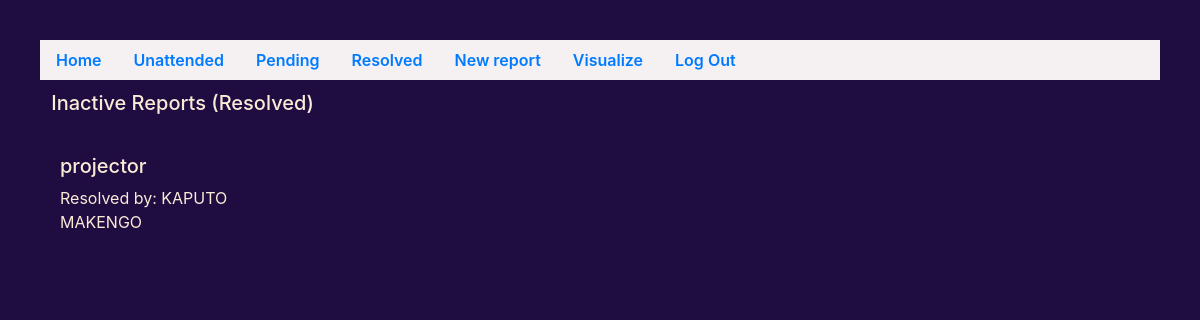
Page /inactive (signed in) on the earlier database version.
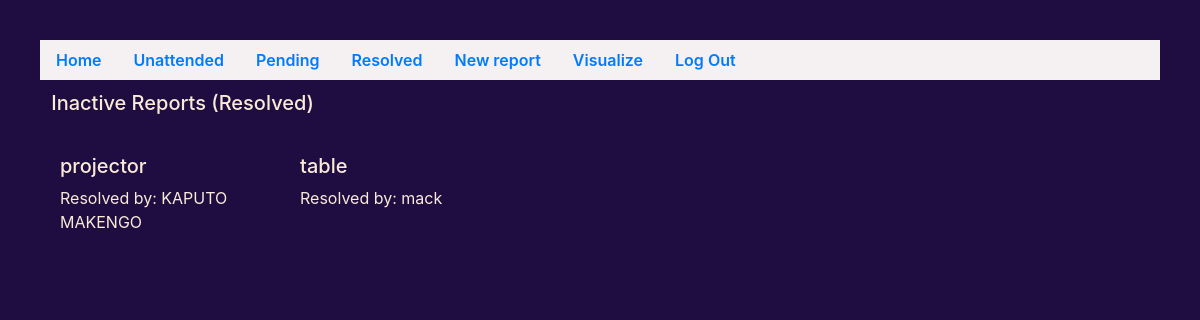
Same page on the later database version.
### jedsreport/models.py (models this page shows, shortened)
class Resolved(models.Model):
    report = models.OneToOneField(Report, primary_key=True, on_delete=models.CASCADE, related_name="report_solution")
    timestamp = models.DateTimeField(auto_now_add=True)
    who = models.CharField(max_length=200, null=True)
    cost = models.IntegerField(null=True)
    comment = models.CharField(max_length=250, null=True)

class Report(models.Model):
    reporter = models.ForeignKey(User, on_delete=models.CASCADE, related_name="reports")
    title = models.CharField(max_length=255)
    description = models.TextField(blank=False)
    timestamp = models.DateTimeField(auto_now_add=True)
    venue = models.CharField(max_length=50)
    department =models.CharField(max_length=150)
    category =models.CharField(max_length=150)
    image = models.ImageField(upload_to="images",null=True, blank=True)
    status_read = models.BooleanField(default=False)

### jedsreport/views.py (the view)
# urls.py: path("inactive", views.inactive, name="inactive"),
def inactive(request):
    inactives = Resolved.objects.all()
    return render(request,"jedsreport/inactive.html",{
        "inactives":inactives
    })

### jedsreport/templates/jedsreport/inactive.html (shortened to what this page needs)
{% extends "jedsreport/layout.html" %}
{% block body %}
<h5 style="padding:1%;"> Inactive Reports (Resolved) </h5>
    {% if user.is_authenticated %}
        <div class="flex-container">
            {% for inactive in inactives %}
                <div >
                    <h5>{{ inactive.report.title }}</h5>
                    <p>Resolved by: {{ inactive.who }} </p>
                </div>
            {% empty %}
                <li> There is no resolved problems so far </li>
            {% endfor %}
        </div>
    {% endif %}
{% endblock %}

### jedsreport/templates/jedsreport/layout.html (shortened to what this page needs)
{% load static %}
<!DOCTYPE html>
<html>
    <head>
        <link rel="stylesheet" href="https://stackpath.bootstrapcdn.com/bootstrap/4.3.1/css/bootstrap.min.css">
        <link href="{% static 'jedsreport/styles.css' %}" rel="stylesheet">
    </head>
    <body>
        <div>
        <ul class="nav">
            <li class="nav-item">
                <a class="nav-link" href="{% url 'index' %}">Home</a>
            </li>
            <li class="nav-item">
                <a class="nav-link" href="{% url 'unattended' %}">Unattended </a>
            </li>
            <li class="nav-item">
                <a class="nav-link" href="{% url 'pending_report' %}">Pending </a>
            </li>
            <li class="nav-item">
                <a class="nav-link" href="{% url 'inactive' %}">Resolved </a>
            </li>
            {% if user.is_authenticated %}
                <li class="nav-item">
                    <a class="nav-link" href="{% url 'newreport' %}">New report</a>
                </li>
                <li class="nav-item">
                    <a class="nav-link" href="{% url 'plot' %}"> Visualize </a>
                </li>
                <li class="nav-item">
                    <a class="nav-link" href="{% url 'logout' %}">Log Out</a>
                </li>
            {% endif %}
        </div>
        {% block body %}
        {% endblock %}
    </body>
</html>

### jedsreport/static/jedsreport/styles.css (style rules this page uses)
body { background-color: rgb(31, 12, 65); margin: 20px; padding: 20px; color: antiquewhite; }
.nav { background-color: rgb(245, 240, 241); font-weight: 600; }
.flex-container { display: flex; flex-wrap: wrap; }
.flex-container > div { width: 200px; height: 200px; margin: 20px; }

Differences in the rows shown:
added Resolved: report "table", who "mack"
